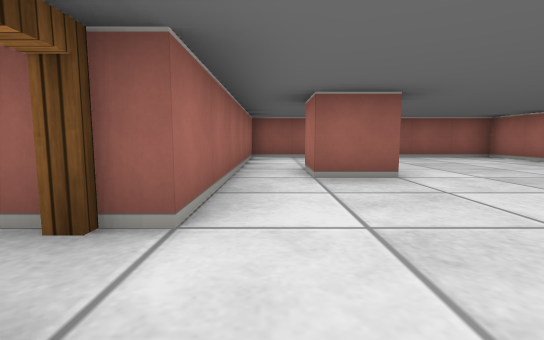
View 1 (above)

12 first-person views from a walk through a cub3D maze. The camera is about half as high as the walls, tilts 6° down and sees 85° across. The floor is counted in squares. Each view is taken from the middle of a square. On the plan, view 1 faces up. The plan holds only what a view shows up to about 9 squares ahead; the rest is blank.

View 2
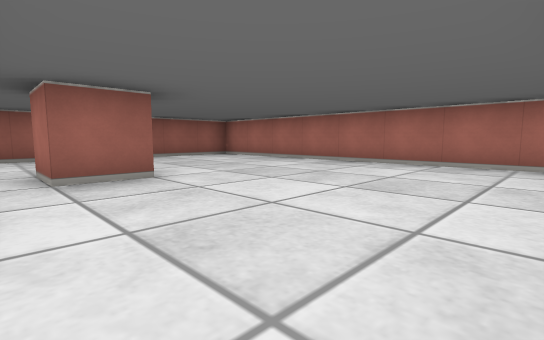

View 3
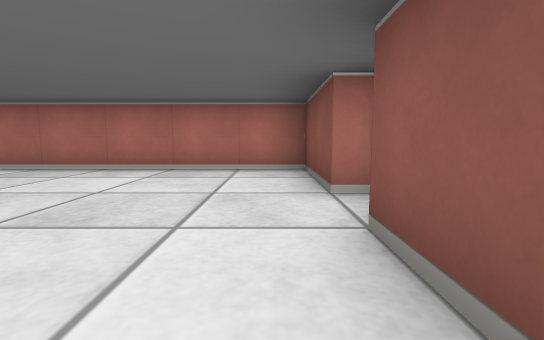

View 4
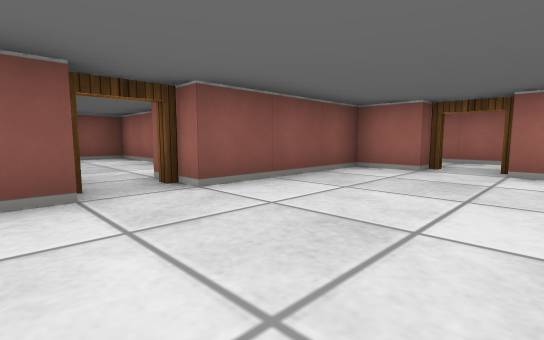

View 5
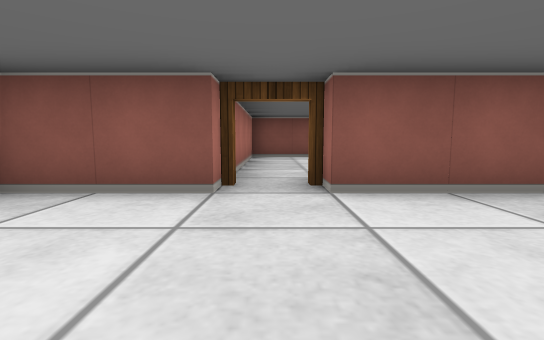

View 6
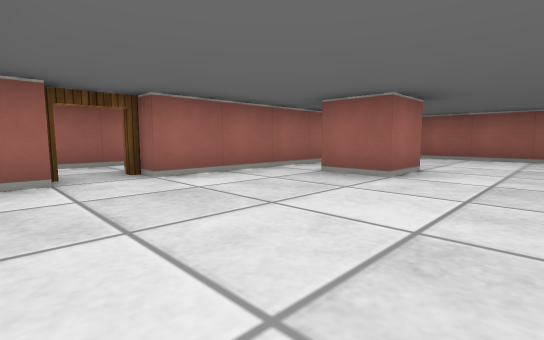

View 7
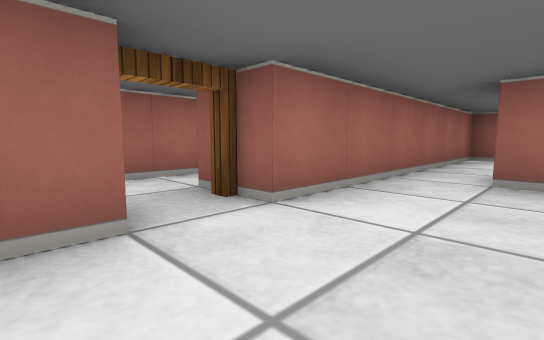

View 8
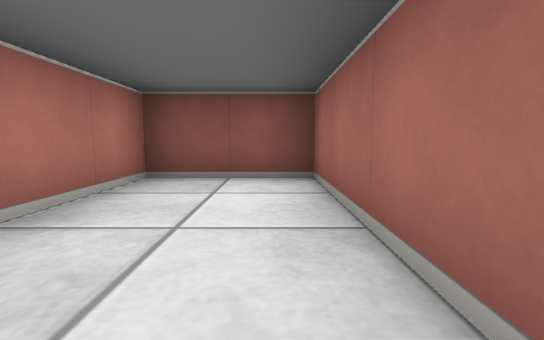

View 9
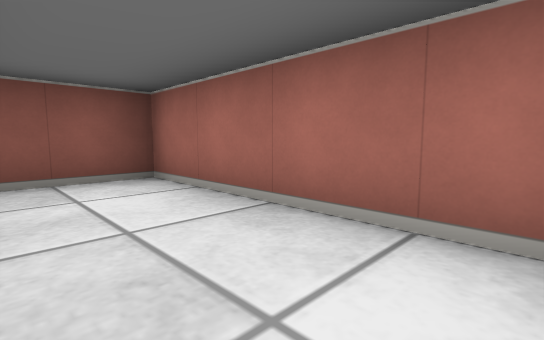

View 10
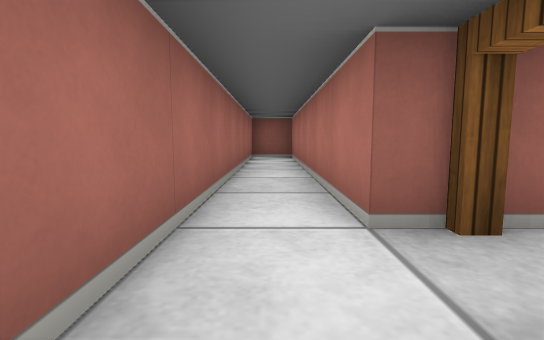

View 11
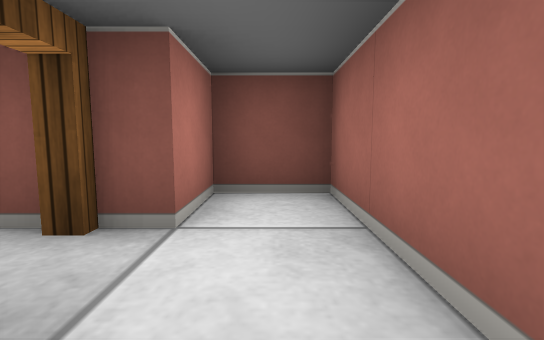

View 12
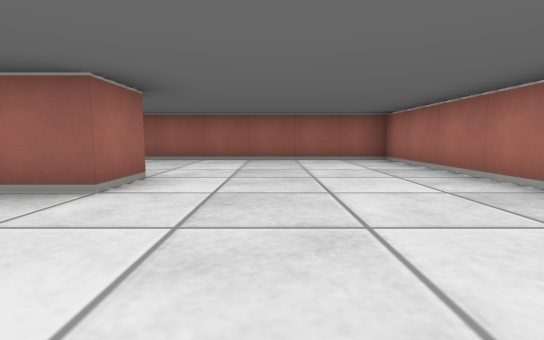

### Floor plan
Ten units are one square. View 1 is at (0, 0); x grows to the right and y downward. Boxes are objects, and circles mark ways between rooms. Rooms are numbered by the first view taken in them; rooms with no view inside come last. Other rooms are left out.
<svg viewBox="-30 -80 90 140">
<path fill="none" stroke="#000" d="M15 -45 15 -35 5 -35 5 -45M35 5 55 5 55 -75 -5 -75 -5 -15M-5 -5 -5 5 25 5M15 20 15 55 35 55 35 5M-15 -15 -15 -75 -25 -75 -25 5 -15 5 -15 -5"/>
<circle cx="30" cy="10" r="3" fill="#2a7"/>
<circle cx="-10" cy="-10" r="3" fill="#2a7"/>
<text x="30" y="-30">1</text>
<text x="20" y="30">2</text>
<text x="-20" y="-40">3</text>
</svg>
Room 1 opens to room 2. Room 1 opens to room 3.

Where each view was taken, in squares from view 1:
view 1: 0 up, 0 right, facing up
view 2: 0 up, 0 right, facing up-right
view 3: 0 up, 1 right, facing right
view 4: 2 up, 4 right, facing down-left
view 5: 2 up, 3 right, facing down
view 6: 0 up, 3 right, facing up-left
view 7: 0 up, 1 right, facing up-left
view 8: 2 down, 2 right, facing down
view 9: 2 down, 3 right, facing down-left
view 10: 0 up, 2 left, facing up
view 11: 2 up, 2 left, facing down
view 12: 1 up, 3 right, facing up
